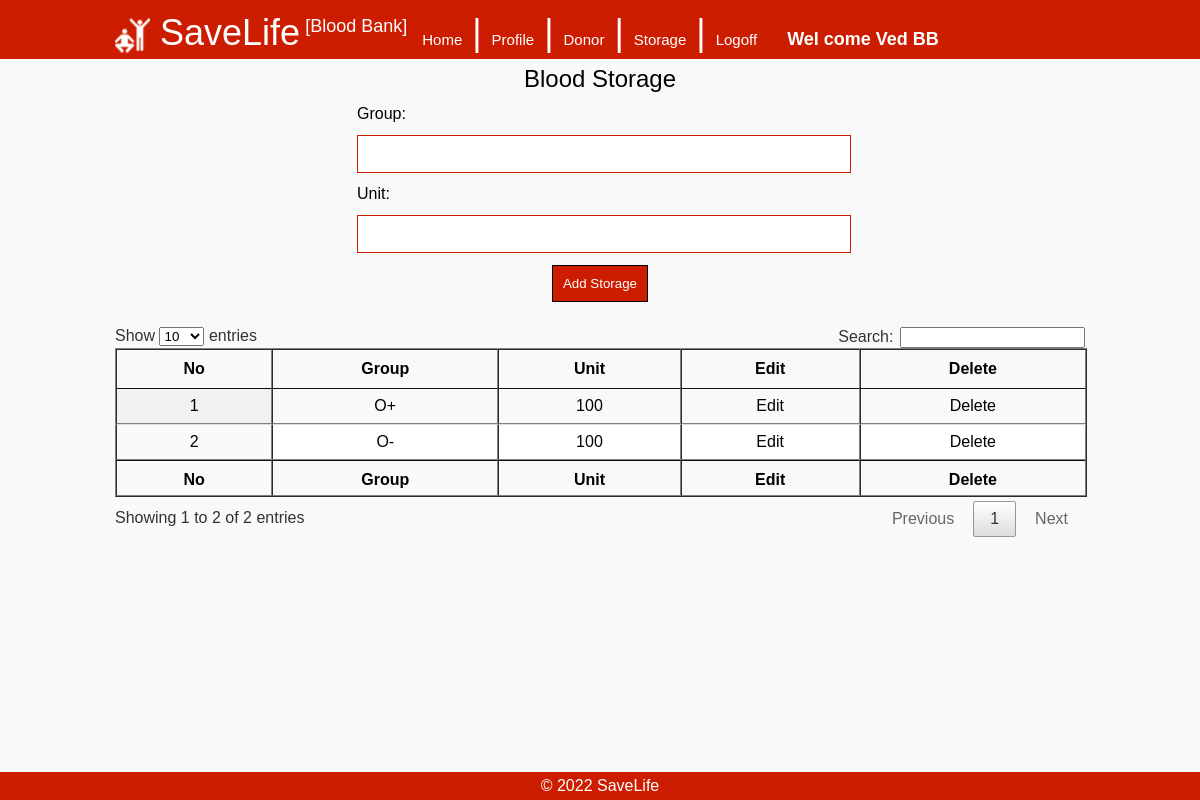
Screenshot of /admin-bb/storage.php (signed in) with the database file from the repository.
### tables this page shows
CREATE TABLE `blood_storage_master` (
  `ID` int(6) NOT NULL,
  `BloodBankID` int(6) NOT NULL,
  `BloodGroup` varchar(20) NOT NULL,
  `Unit` int(5) NOT NULL
);

### admin-bb/storage.php (the view, shortened to what this page needs)
<?php
	include("../includes/db.php");
	$user_id = $_SESSION['user_id'];
?>
<!DOCTYPE html>
<html lang="en">
<head>
<?php
		include('includes/css_js.php');
?>
</head>
<body>
<div class="container">
    <?php
		include('includes/header.php');
	?>
    <div class="main">
	<div class="head">Blood Storage</div>
    <form name="f1" method="post">
        <table border="0px" cellpadding="5px" align="center" width="500px">
        	<tr><td>Group:</td></tr>
			<tr><td><input class="txt" type="text" name="group" maxlength="20" value="<?php if(isset($name)){echo $name;}?>" required /></td></tr>
            <tr><td>Unit:</td></tr>
			<tr><td><input class="txt" type="text" name="unit" maxlength="5" value="<?php if(isset($name)){echo $name;}?>" required /></td></tr>
            <tr><td align="center"><input class="btn" type="submit" value="Add Storage" /></td></tr>
		</table>
	</form>
    <br>
    <?php
		$query = "select * from blood_storage_master where BloodBankID=$user_id";
		$result = $con->query($query);
		if($result->num_rows>0)
		{
			$no = 0;
			$tbl = '<table id="search_result" class="display" width="100%" border="1px" cellspacing="0px" cellpadding="5px">';
			$tbl .= '<thead><tr><th>No</th><th>Group</th><th>Unit</th><th>Edit</th><th>Delete</th></tr></thead>';
			$tbl .= '<tfoot><tr><th>No</th><th>Group</th><th>Unit</th><th>Edit</th><th>Delete</th></tr></tfoot><tbody>';
			while($row = $result->fetch_row())
			{
				$no++;
				$tbl .= '<tr align="center">';
				$tbl .= '<td>' . $no . '</td>';
				$tbl .= '<td>' . $row[2] . '</td>';
				$tbl .= '<td>' . $row[3] . '</td>';
				$tbl .= '<td><a href="edit.php?id=' . $row[0] . '">Edit</a></td>';
				$tbl .= '<td><a href="delete.php?id=' . $row[0] . '">Delete</a></td>';
				$tbl .= '</tr>';
			}
			$tbl .= '</table>';
			echo $tbl;
		}
		else
		{
			echo "<center>No Storage</center>";
		}
	?>
    </div>
    <?php
		include('includes/footer.php');
	?>
</div>
</body>
</html>

### css/style.css (style rules this page uses)
body { margin:0px; background-color:#f9f9f9; font-family: Arial, Helvetica, sans-serif; }
a { color:#000; text-decoration:none; }
.container { width:100%; margin-top:55px; }
.main { padding:5px; margin:auto; width:970px; margin-bottom:50px; }
.head { font-size:24px; text-align:center; padding:5px; }
.txt { width:100%; height:30px; border:solid 1px #CC1D00; padding:3px; }
.btn { background-color:#CC1D00; color:#FFF; border:solid 1px #000; padding:10px 10px 10px 10px; }

### rows the page displays
blood_storage_master: BloodGroup "O+", Unit "100"
blood_storage_master: BloodGroup "O-", Unit "100"

### other values shown
$title "SaveLife"
$_SESSION['name'] "Ved BB"
